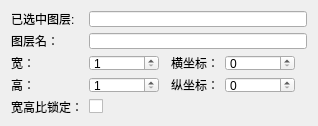
<?xml version="1.0" encoding="UTF-8"?>
<ui version="4.0">
 <class>LayerAttrManager</class>
 <widget class="QWidget" name="LayerAttrManager">
  <property name="geometry">
   <rect>
    <x>0</x>
    <y>0</y>
    <width>276</width>
    <height>126</height>
   </rect>
  </property>
  <property name="minimumSize">
   <size>
    <width>0</width>
    <height>126</height>
   </size>
  </property>
  <property name="maximumSize">
   <size>
    <width>16777215</width>
    <height>126</height>
   </size>
  </property>
  <property name="windowTitle">
   <string>Form</string>
  </property>
  <layout class="QGridLayout" name="gridLayout">
   <item row="1" column="1">
    <widget class="QLabel" name="label_7">
     <property name="text">
      <string>图层名：</string>
     </property>
    </widget>
   </item>
   <item row="0" column="1">
    <widget class="QLabel" name="label">
     <property name="text">
      <string>已选中图层:</string>
     </property>
    </widget>
   </item>
   <item row="3" column="0">
    <spacer name="horizontalSpacer_2">
     <property name="orientation">
      <enum>Qt::Horizontal</enum>
     </property>
     <property name="sizeHint" stdset="0">
      <size>
       <width>40</width>
       <height>20</height>
      </size>
     </property>
    </spacer>
   </item>
   <item row="3" column="3">
    <spacer name="horizontalSpacer">
     <property name="orientation">
      <enum>Qt::Horizontal</enum>
     </property>
     <property name="sizeHint" stdset="0">
      <size>
       <width>40</width>
       <height>20</height>
      </size>
     </property>
    </spacer>
   </item>
   <item row="3" column="4">
    <widget class="QLabel" name="label_2">
     <property name="text">
      <string>横坐标：</string>
     </property>
    </widget>
   </item>
   <item row="1" column="2" colspan="6">
    <widget class="QLineEdit" name="editName"/>
   </item>
   <item row="3" column="8">
    <spacer name="horizontalSpacer_3">
     <property name="orientation">
      <enum>Qt::Horizontal</enum>
     </property>
     <property name="sizeHint" stdset="0">
      <size>
       <width>40</width>
       <height>20</height>
      </size>
     </property>
    </spacer>
   </item>
   <item row="0" column="2" colspan="6">
    <widget class="QLineEdit" name="editSelectedLayer">
     <property name="readOnly">
      <bool>true</bool>
     </property>
    </widget>
   </item>
   <item row="3" column="5">
    <widget class="QSpinBox" name="spinX">
     <property name="minimumSize">
      <size>
       <width>70</width>
       <height>0</height>
      </size>
     </property>
    </widget>
   </item>
   <item row="3" column="2">
    <widget class="QSpinBox" name="spinWidth">
     <property name="minimumSize">
      <size>
       <width>70</width>
       <height>0</height>
      </size>
     </property>
     <property name="minimum">
      <number>1</number>
     </property>
     <property name="maximum">
      <number>100000000</number>
     </property>
    </widget>
   </item>
   <item row="4" column="5">
    <widget class="QSpinBox" name="spinY">
     <property name="minimumSize">
      <size>
       <width>70</width>
       <height>0</height>
      </size>
     </property>
    </widget>
   </item>
   <item row="4" column="4">
    <widget class="QLabel" name="label_3">
     <property name="text">
      <string>纵坐标：</string>
     </property>
    </widget>
   </item>
   <item row="4" column="2">
    <widget class="QSpinBox" name="spinHeight">
     <property name="minimumSize">
      <size>
       <width>70</width>
       <height>0</height>
      </size>
     </property>
     <property name="minimum">
      <number>1</number>
     </property>
     <property name="maximum">
      <number>100000000</number>
     </property>
    </widget>
   </item>
   <item row="3" column="1">
    <widget class="QLabel" name="label_4">
     <property name="text">
      <string>宽：</string>
     </property>
    </widget>
   </item>
   <item row="4" column="1">
    <widget class="QLabel" name="label_5">
     <property name="text">
      <string>高：</string>
     </property>
    </widget>
   </item>
   <item row="5" column="1">
    <widget class="QLabel" name="label_6">
     <property name="text">
      <string>宽高比锁定：</string>
     </property>
    </widget>
   </item>
   <item row="5" column="2">
    <widget class="QCheckBox" name="checkClockK">
     <property name="text">
      <string/>
     </property>
    </widget>
   </item>
  </layout>
 </widget>
 <resources/>
 <connections/>
</ui>
